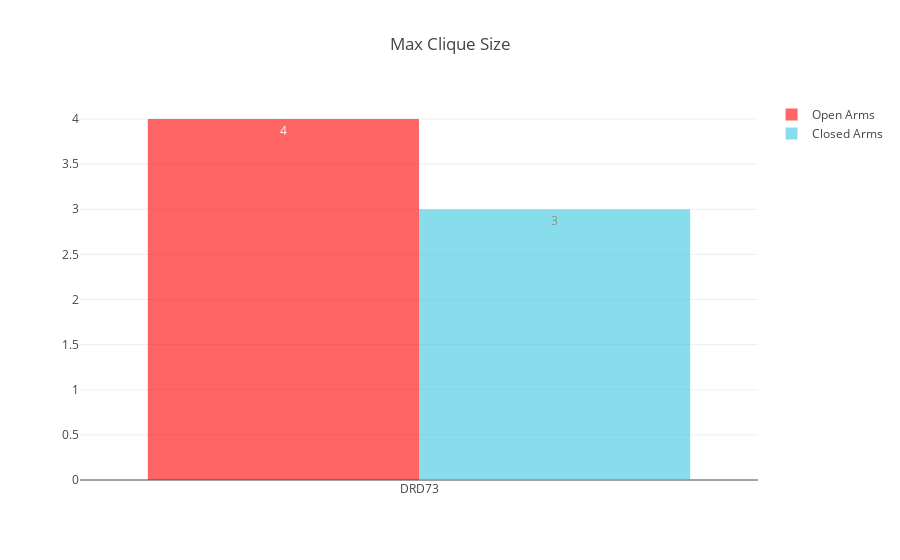

Notebook source saved alongside this figure:
### Code cell
open_arms_graphs = get_behavior_graphs(feature_extractors, "OpenArms_centerpoint")

open_measures = list()
for open_arms_graph in open_arms_graphs:
    open_measures.append(open_arms_graph.max_clique_size)    
    
closed_arms_graphs = get_behavior_graphs(feature_extractors, "ClosedArms_centerpoint")

closed_measures = list()
for closed_arms_graph in closed_arms_graphs:
    closed_measures.append(closed_arms_graph.max_clique_size)
    
plot_network_measures(open_measures, closed_measures, *x_axis, title="Max Clique Size")

### Figure 1 — Plotly figure (JSON) as saved in the notebook; plotly's stock layout.template omitted (floating-point values rounded to 4 significant figures)
{"data": [{"marker": {"color": "rgb(255, 0, 0)"}, "name": "Open Arms", "opacity": 0.6, "text": [4], "textposition": "auto", "type": "bar", "uid": "d4601f", "x": ["DRD73"], "y": [4]}, {"marker": {"color": "rgb(58,200,225)"}, "name": "Closed Arms", "opacity": 0.6, "text": [3], "textposition": "auto", "type": "bar", "uid": "a0f902", "x": ["DRD73"], "y": [3]}], "layout": {"autosize": true, "title": "Max Clique Size", "xaxis": {"autorange": true, "range": [-0.5, 0.5], "type": "category"}, "yaxis": {"autorange": true, "range": [0, 4.211], "type": "linear"}}}
